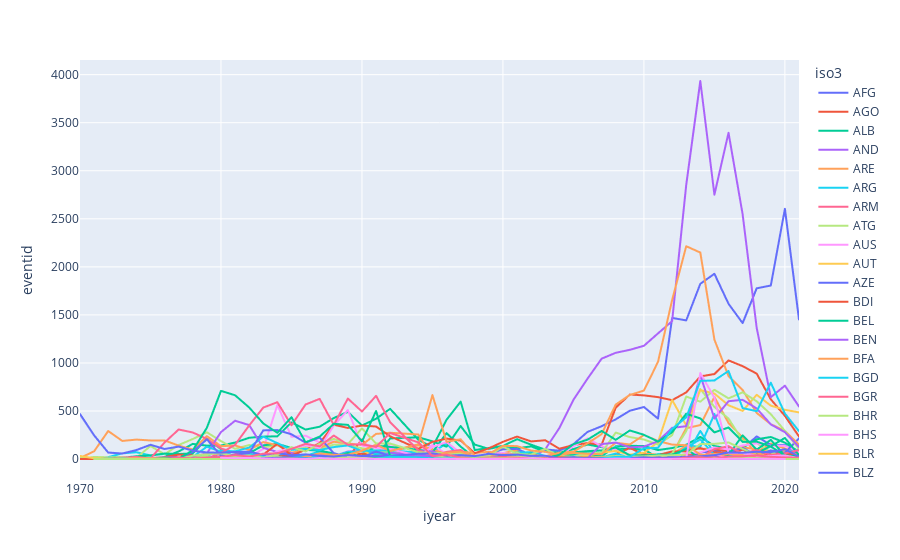

Write notebook code for a chart like this one.
### Code cell
# For terroism, groupby Country of origin and year, then count the number of attacks
df_terror_country = df_terror.groupby(['iso3', 'iyear']).count().reset_index()
print(df_terror_country.head())

# Plot the terroism count by year for each country
fig = px.line(df_terror_country, x="iyear", y="eventid", color='iso3')
fig.show()

# Take the year of 2021
df_terror_country_year = df_terror_country[df_terror_country['iyear'] == 2021]

fig = px.choropleth(df_terror_country_year, locations="iso3",
                    color="eventid", # lifeExp is a column of gapminder
                    hover_name="iso3", # column to add to hover information
                    color_continuous_scale=px.colors.sequential.Plasma)
fig.show()
